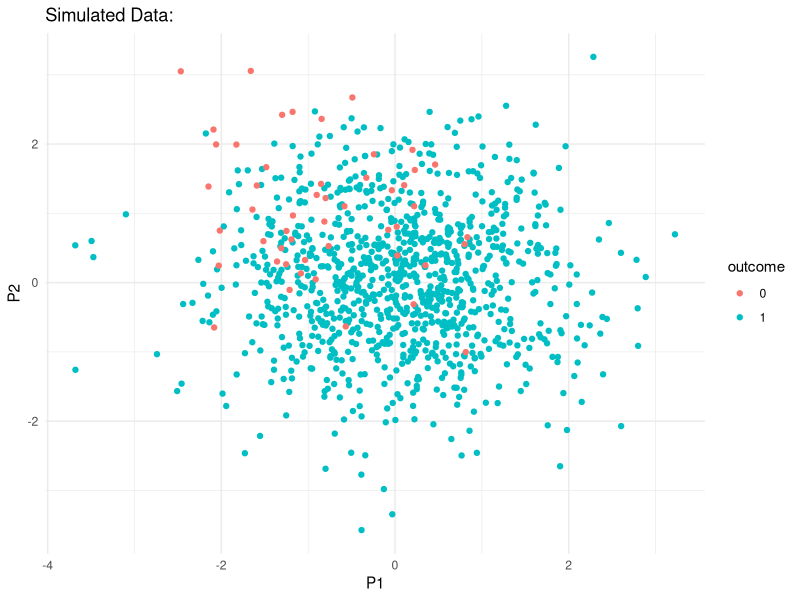

This figure's R source: (Note: this script raises an error after producing the figure.)
## ---- chunk 1
# Distinct Distributions for Classes 
library(tidyverse)
library(MASS)

sigma <- matrix(c(1,0,0,1), nrow= 2, ncol = 2)

n1 <- 1000
mu1 <- c(0,0)
class_1 <- mvrnorm(n1, mu1, sigma)
colnames(class_1) <- c("P1", "P2")

n0  <- 50
mu0 <- c(-1,1)
class_0 <- mvrnorm(n0, mu0, sigma)
colnames(class_0) <- c("P1", "P2")

outcome <- c(rep(1, n1), rep(0, n0))

df <- cbind(rbind(class_1, class_0), outcome)%>% 
      as.data.frame() %>% 
      mutate(outcome = as.factor(outcome))
## ---- chunk 2
df %>% 
  ggplot(aes(x = P1, y = P2, col = outcome)) + 
  geom_point() + 
  theme_minimal() + 
  ggtitle("Simulated Data:")
## ---- chunk 3
library(pROC)
mod  <- glm(outcome~., family = "binomial", data = df)
pred <- predict(mod, type="response")
auc(df$outcome, pred)
## ---- chunk 4
generate_data <- function(ev = 0.2, mu = c(0,0), delta = c(-1, 1), var = "equal"){
  
  if (var == "equal"){
  sigma <- matrix(c(1,0,0,1), nrow= 2, ncol = 2)
  }
  
  if( is.numeric(var) == T){
  sigma <- matrix(c(1,0,0,var), nrow= 2, ncol = 2)
  }
    

  n1 <- 1000
  mu1 <- mu
  class_1 <- mvrnorm(n1, mu1, sigma)
  colnames(class_1) <- c("P1", "P2")

  n0  <- ev*n
  mu0 <- mu + delta
  class_0 <- mvrnorm(n0, mu0, sigma)
  colnames(class_0) <- c("P1", "P2")

  outcome <- c(rep(1, n1), rep(0, n0))

  df <- cbind(rbind(class_1, class_0), outcome)%>% 
        as.data.frame() %>% 
        mutate(outcome = as.factor(outcome))
  
  return(df)
}
## ---- chunk 5
# small simulation vary variance ratio  -- means 1 unit different 
set.seed(311)
auc <- c()

# equal variance 
for (i in 1:1000){                                                # auc = 0.84 (0.04)
  
  df      <- generate_data()
  
  mod     <- glm(outcome~., family = "binomial", data = df)
  pred    <- predict(mod, type="response")
  auc[i]  <- auc(df$outcome, pred)
}

mean(auc)
sd(auc)

# variance ratio 2:1
for (i in 1:1000){                                                # auc = 0.81 (0.05)
  
  df      <- generate_data(var = 2)
  
  mod     <- glm(outcome~., family = "binomial", data = df)
  pred    <- predict(mod, type="response")
  auc[i]  <- auc(df$outcome, pred)
}

mean(auc)
sd(auc)

# variance ratio 4:1
for (i in 1:1000){                                                # auc = 0.79 (0.05)
  
  df      <- generate_data(var = 4)
  
  mod     <- glm(outcome~., family = "binomial", data = df)
  pred    <- predict(mod, type="response")
  auc[i]  <- auc(df$outcome, pred)
}

mean(auc)
sd(auc)

# variance ratio 10:1
# auc 0.775
# sd  0.05
for (i in 1:1000){                                                # auc = 0.77 (0.05)
  
  df      <- generate_data(var = 10)
  
  mod     <- glm(outcome~., family = "binomial", data = df)
  pred    <- predict(mod, type="response")
  auc[i]  <- auc(df$outcome, pred)
}

mean(auc)
sd(auc)
## ---- chunk 6
# small simulation vary means -- equal variance 
set.seed(511)

# means equal 
mu = c(0, 0)
delta = c(0, 0)

for (i in 1:1000){
  
  df      <- generate_data(mu= mu, delta = delta)
  
  mod     <- glm(outcome~., family = "binomial", data = df)
  pred    <- predict(mod, type="response")
  auc[i]  <- auc(df$outcome, pred)
}

mean(auc)
sd(auc)


# means 1 unit off 
mu = c(0, 0)
delta = c(-1, -1)

for (i in 1:1000){                                                # auc = 0.58 (0.05)
  
  df      <- generate_data(mu= mu, delta = delta)
  
  mod     <- glm(outcome~., family = "binomial", data = df)
  pred    <- predict(mod, type="response")
  auc[i]  <- auc(df$outcome, pred)
}

mean(auc)
sd(auc)

# means 1 unit off 
mu = c(0, 0)
delta = c(-1.5, 1.5)

for (i in 1:1000){                                                # auc = 0.85 (0.04)
  
  df      <- generate_data(mu= mu, delta = delta)
  
  mod     <- glm(outcome~., family = "binomial", data = df)
  pred    <- predict(mod, type="response")
  auc[i]  <- auc(df$outcome, pred)
}

mean(auc)
sd(auc)

# means 1.5 units off 
mu = c(0, 0)
delta = c(-1.5, 1.5)

for (i in 1:1000){                                                # auc = 0.93 (0.03)
  
  df      <- generate_data(mu= mu, delta = delta)
  
  mod     <- glm(outcome~., family = "binomial", data = df)
  pred    <- predict(mod, type="response")
  auc[i]  <- auc(df$outcome, pred)
}

mean(auc)
sd(auc)

# means vary by different amounts
mu = c(0, 0)
delta = c(-1.5, 1)

for (i in 1:1000){                                                # auc = 0.90 (0.03)
  
  df      <- generate_data(mu= mu, delta = delta)
  
  mod     <- glm(outcome~., family = "binomial", data = df)
  pred    <- predict(mod, type="response")
  auc[i]  <- auc(df$outcome, pred)
}

mean(auc)
sd(auc)


# means 2 units off
# no: auc = 0.977, some models warn probability 0 or 1 occured 
